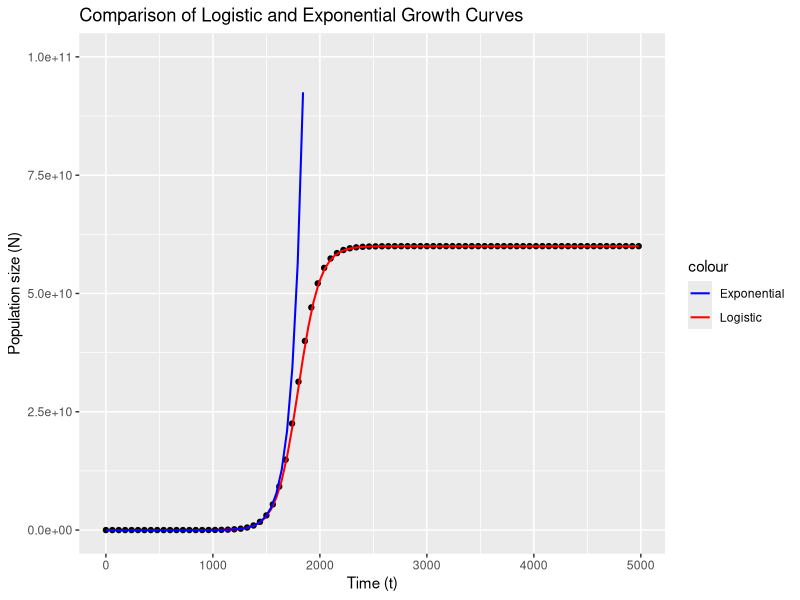

This chart was generated by the following R code:
#reading in the data
growth_data <- read.csv("experiment1.csv")

# creating logistic growth function
logistic_fun <- function(t) {
  N <- (N0*K*exp(r*t))/(K-N0+N0*exp(r*t))
  return(N)
}

#parameter estimates 
N0 <- 1020.292878
r <- 0.009944
K <- 6e+10

# population size estimate under logistic growth 
t_value <- 4980
population_size <- logistic_fun(t_value)
population_size

# creating an exponential growth function 
exponential_fun <- function(t) {
  N <- N0 * exp(r * t)
  return(N)
}

# population size estimate under exponential growth
population_size2 <- exponential_fun(t_value)
population_size2

# plotting both functions on one graph 
library(ggplot2)
ggplot(aes(t, N), data = growth_data) +
  geom_point() + # adding data points 
  stat_function(fun = logistic_fun, aes(colour = "Logistic"), linewidth = 0.7) +
  stat_function(fun = exponential_fun, aes(colour = "Exponential"), linewidth = 0.7) +
  labs(title = "Comparison of Logistic and Exponential Growth Curves", 
       x = "Time (t)", y = "Population size (N)") +
  scale_colour_manual(values = c("Logistic" = "red", "Exponential" = "blue")) + 
  ylim(0, 10e10) # adding a limit on y-axis so you can see the logistic growth curve


